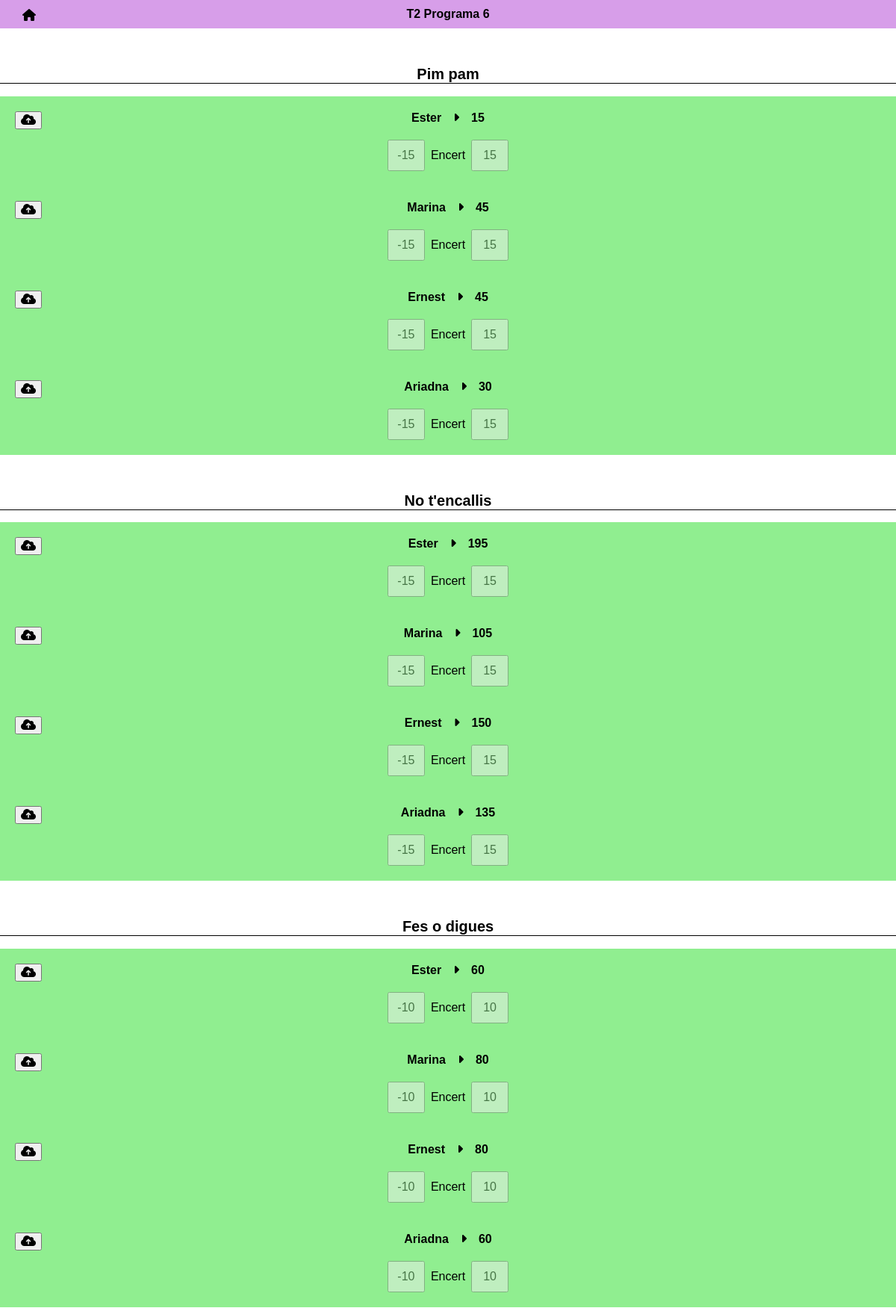
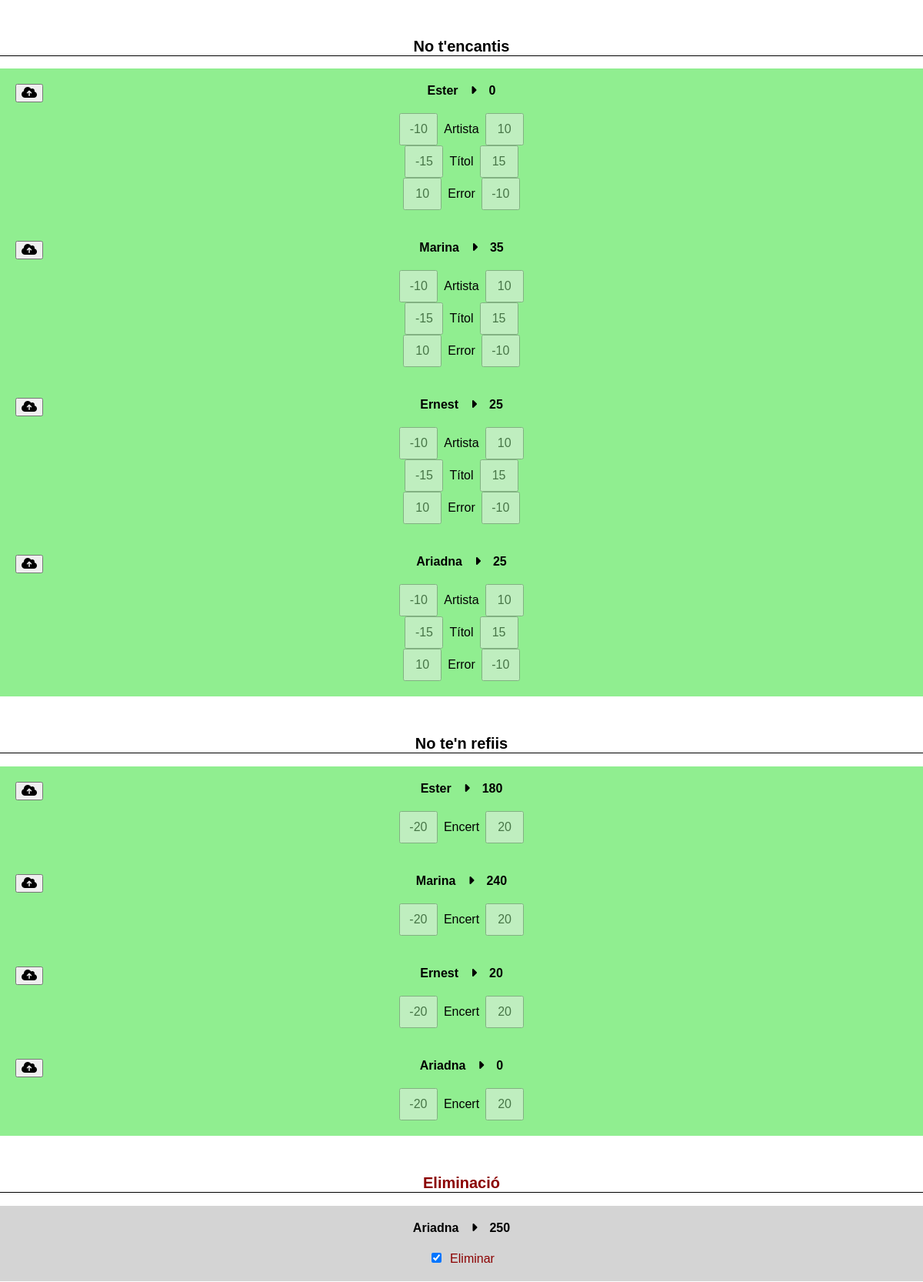
/setsegons/in.php?id=1 (upper part), run on the app's committed database (2 pictures, top to bottom).
### tables this page shows
CREATE TABLE `ss_programes` (
  `id` int(5) NOT NULL,
  `nom` varchar(20) NOT NULL,
  `data` datetime NOT NULL,
  `visible` tinyint(1) NOT NULL DEFAULT 1
);

CREATE TABLE `ss_proves` (
  `id` int(5) NOT NULL,
  `nom` varchar(50) NOT NULL,
  `agrupable` tinyint(1) NOT NULL DEFAULT 0
);

CREATE TABLE `ss_concursants` (
  `id` int(10) NOT NULL,
  `nom` varchar(50) NOT NULL,
  `punts` int(10) NOT NULL DEFAULT 0,
  `eliminat` tinyint(1) NOT NULL DEFAULT 0,
  `programa` int(5) NOT NULL,
  `ordre` int(1) NOT NULL
);

CREATE TABLE `ss_puntsxprova` (
  `concursant` int(10) NOT NULL,
  `prova` int(5) NOT NULL,
  `punts` int(10) NOT NULL DEFAULT 0,
  `bloquejat` tinyint(1) NOT NULL DEFAULT 0
);

CREATE TABLE `ss_ponderacions` (
  `id` int(5) NOT NULL,
  `valor` int(5) NOT NULL,
  `prova` int(5) NOT NULL,
  `hint` varchar(100) DEFAULT NULL
);

### setsegons/in.php (the view, shortened to what this page needs)
<!DOCTYPE html>
<html lang="en">
<head>
    <link rel="stylesheet" href="style.css">
</head>
<body>
    <header>
        <a class="home-button" href="index.php?id=<?php echo $_GET["id"] ?>"><i class="fas fa-home"></i></a>
        <?php
            $db = new DB();
            $result = $db->query("SELECT nom FROM ss_programes WHERE id=$_GET[id]");
            $titol = $result -> fetchColumn();
            echo "<strong>$titol</strong>";
        ?>
    </header>
        <?php
            $result = $db -> query("SELECT id,nom,punts,eliminat FROM ss_concursants WHERE programa=$_GET[id] ORDER BY ordre");
        ?>
    <?php
        $proves = $db -> query("SELECT id,nom,agrupable FROM ss_proves ORDER BY id");
        foreach ($proves as $prova) {
            echo "<div class='prova'>
                <h2 class='underlined'>$prova[nom]</h2>";
            $concursants = $db -> query("SELECT id,nom,bloquejat,ss_puntsxprova.punts AS puntsProva FROM ss_concursants,ss_puntsxprova WHERE ss_puntsxprova.concursant=ss_concursants.id AND programa=$_GET[id] AND prova=$prova[id] ORDER BY ordre");
            foreach ($concursants as $concursant) {
                echo "<div class='concursant". ($concursant['bloquejat'] == 1 ? " locked" : "") ."'>
                    <h4><button class='lock-points' data-concursant='$concursant[id]' data-prova='$prova[id]'><i class='fas fa-cloud-upload-alt'></i></button>$concursant[nom]&emsp;<i class='fas fa-caret-right'></i>&emsp;<span class='current-points'>$concursant[puntsProva]</span></h4>";
                $valors = $db -> query(("SELECT valor,hint FROM ss_ponderacions WHERE prova=$prova[id]"));
                foreach ($valors as $valor) {
                    echo "<button class='update-points' data-concursant='$concursant[id]' data-prova='$prova[id]' data-value='" . (-$valor['valor']) . "'>" . (-$valor['valor']) . "</button>&ensp;$valor[hint]&ensp;<button class='update-points' data-concursant='$concursant[id]' data-prova='$prova[id]' data-value='" . ($valor['valor']) . "'>" . ($valor['valor']) . "</button></br>";
                }
                echo "</div>";
            }
            echo "</div>";
        }
    ?>
    <h2 class="underlined red">Eliminació</h2>
    <?php
        $concursants = $db -> query("SELECT id,nom,punts,eliminat FROM ss_concursants WHERE programa=$_GET[id] ORDER BY punts");
        foreach ($concursants as $concursant) {
            echo "<div class='concursant'>
                <h4>$concursant[nom]&emsp;<i class='fas fa-caret-right'></i>&emsp;<span class='current-points'>$concursant[punts]</span></h4>
                <input type='checkbox' class='eliminate-box' data-concursant='$concursant[id]'". ($concursant['eliminat'] == 1 ? " checked" : "") .">&ensp;<span class='red'>Eliminar</span>";
            echo "</div>";
        }
    ?>
</body>
</html>

### setsegons/style.css (style rules this page uses)
* { font-size: 16px; }
body { font-family: Arial, Helvetica, sans-serif; margin: 0; }
header { position: relative; background: rgb(215, 158, 233); text-align: center; padding: 10px; }
header .home-button { position: absolute; top: 50%; left: 30px; transform: translateY(-50%); font-size: 20px; color: black; }
h2 { text-align: center; font-size: 20px; margin-top: 50px; }
h2.underlined { border-bottom: 1px solid black; }
.red { color: darkred; }
h4 { margin: 0px 0px 20px 0px; position: relative; }
.concursant { text-align: center; margin: 0px; padding: 20px 0px; }
.concursant:nth-child(odd) { background: rgb(212, 212, 212); }
.lock-points { position: absolute; left: 20px; }
.update-points { padding: 10px 0px; width: 50px; }
.locked { background: lightgreen !important; }
.locked .update-points { pointer-events: none; opacity: 0.5; }

### data on the page
ss_programes: nom "T2 Programa 6"
ss_proves: nom "Pim pam"
ss_concursants: nom "Ester", ss_puntsxprova.punts "15", ss_puntsxprova.punts "195", ss_puntsxprova.punts "60", ss_puntsxprova.punts "0", ss_puntsxprova.punts "180"
ss_ponderacions: valor "-15", hint "Encert", valor "15"
ss_concursants: nom "Marina", ss_puntsxprova.punts "45", ss_puntsxprova.punts "105", ss_puntsxprova.punts "80", ss_puntsxprova.punts "35", ss_puntsxprova.punts "240"
ss_concursants: nom "Ernest", ss_puntsxprova.punts "45", ss_puntsxprova.punts "150", ss_puntsxprova.punts "80", ss_puntsxprova.punts "25", ss_puntsxprova.punts "20"
ss_concursants: nom "Ariadna", ss_puntsxprova.punts "30", ss_puntsxprova.punts "135", ss_puntsxprova.punts "60", ss_puntsxprova.punts "25", ss_puntsxprova.punts "0", punts "250", eliminat "☑"
ss_proves: nom "No t'encallis"
ss_ponderacions: valor "-15", hint "Encert", valor "15"
ss_proves: nom "Fes o digues"
ss_ponderacions: valor "-10", hint "Encert", valor "10"
ss_proves: nom "No t'encantis"
ss_ponderacions: valor "-10", hint "Artista", valor "10"
ss_ponderacions: valor "-15", hint "Títol", valor "15"
ss_ponderacions: valor "10", hint "Error", valor "-10"
ss_proves: nom "No te'n refiis"
ss_ponderacions: valor "-20", hint "Encert", valor "20"
